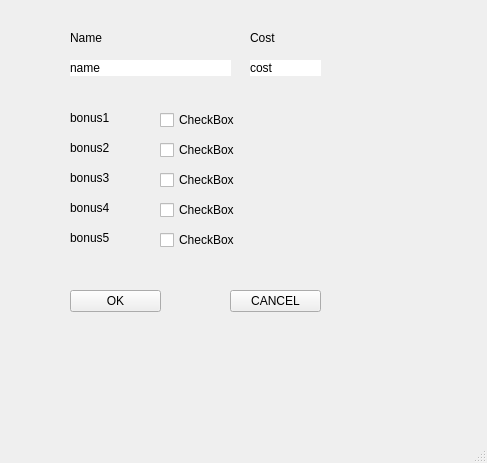
<?xml version="1.0" encoding="UTF-8"?>
<ui version="4.0">
 <class>LineInfanntryBonusWindow</class>
 <widget class="QMainWindow" name="LineInfanntryBonusWindow">
  <property name="geometry">
   <rect>
    <x>0</x>
    <y>0</y>
    <width>487</width>
    <height>463</height>
   </rect>
  </property>
  <property name="windowTitle">
   <string>MainWindow</string>
  </property>
  <widget class="QWidget" name="centralwidget">
   <widget class="QLabel" name="name">
    <property name="geometry">
     <rect>
      <x>70</x>
      <y>60</y>
      <width>161</width>
      <height>16</height>
     </rect>
    </property>
    <property name="styleSheet">
     <string notr="true">background-color: rgb(255, 255, 255);</string>
    </property>
    <property name="text">
     <string>name</string>
    </property>
   </widget>
   <widget class="QLabel" name="cost">
    <property name="geometry">
     <rect>
      <x>250</x>
      <y>60</y>
      <width>71</width>
      <height>16</height>
     </rect>
    </property>
    <property name="styleSheet">
     <string notr="true">background-color: rgb(255, 255, 255);</string>
    </property>
    <property name="text">
     <string>cost</string>
    </property>
   </widget>
   <widget class="QCheckBox" name="checkBox_1">
    <property name="geometry">
     <rect>
      <x>160</x>
      <y>110</y>
      <width>81</width>
      <height>20</height>
     </rect>
    </property>
    <property name="text">
     <string>CheckBox</string>
    </property>
   </widget>
   <widget class="QCheckBox" name="checkBox_2">
    <property name="geometry">
     <rect>
      <x>160</x>
      <y>140</y>
      <width>81</width>
      <height>20</height>
     </rect>
    </property>
    <property name="text">
     <string>CheckBox</string>
    </property>
   </widget>
   <widget class="QCheckBox" name="checkBox_3">
    <property name="geometry">
     <rect>
      <x>160</x>
      <y>170</y>
      <width>81</width>
      <height>20</height>
     </rect>
    </property>
    <property name="text">
     <string>CheckBox</string>
    </property>
   </widget>
   <widget class="QLabel" name="bonus1">
    <property name="geometry">
     <rect>
      <x>70</x>
      <y>110</y>
      <width>81</width>
      <height>16</height>
     </rect>
    </property>
    <property name="text">
     <string>bonus1</string>
    </property>
   </widget>
   <widget class="QLabel" name="bonus2">
    <property name="geometry">
     <rect>
      <x>70</x>
      <y>140</y>
      <width>81</width>
      <height>16</height>
     </rect>
    </property>
    <property name="text">
     <string>bonus2</string>
    </property>
   </widget>
   <widget class="QLabel" name="bonus3">
    <property name="geometry">
     <rect>
      <x>70</x>
      <y>170</y>
      <width>81</width>
      <height>16</height>
     </rect>
    </property>
    <property name="text">
     <string>bonus3</string>
    </property>
   </widget>
   <widget class="QToolButton" name="ok_button">
    <property name="geometry">
     <rect>
      <x>70</x>
      <y>290</y>
      <width>91</width>
      <height>22</height>
     </rect>
    </property>
    <property name="text">
     <string>OK</string>
    </property>
   </widget>
   <widget class="QToolButton" name="cancel_button">
    <property name="geometry">
     <rect>
      <x>230</x>
      <y>290</y>
      <width>91</width>
      <height>22</height>
     </rect>
    </property>
    <property name="text">
     <string>CANCEL</string>
    </property>
   </widget>
   <widget class="QLabel" name="label">
    <property name="geometry">
     <rect>
      <x>70</x>
      <y>30</y>
      <width>55</width>
      <height>16</height>
     </rect>
    </property>
    <property name="text">
     <string>Name</string>
    </property>
   </widget>
   <widget class="QLabel" name="label_2">
    <property name="geometry">
     <rect>
      <x>250</x>
      <y>30</y>
      <width>55</width>
      <height>16</height>
     </rect>
    </property>
    <property name="text">
     <string>Cost</string>
    </property>
   </widget>
   <widget class="QLabel" name="bonus4">
    <property name="geometry">
     <rect>
      <x>70</x>
      <y>200</y>
      <width>81</width>
      <height>16</height>
     </rect>
    </property>
    <property name="text">
     <string>bonus4</string>
    </property>
   </widget>
   <widget class="QCheckBox" name="checkBox_4">
    <property name="geometry">
     <rect>
      <x>160</x>
      <y>200</y>
      <width>81</width>
      <height>20</height>
     </rect>
    </property>
    <property name="text">
     <string>CheckBox</string>
    </property>
   </widget>
   <widget class="QLabel" name="bonus5">
    <property name="geometry">
     <rect>
      <x>70</x>
      <y>230</y>
      <width>81</width>
      <height>16</height>
     </rect>
    </property>
    <property name="text">
     <string>bonus5</string>
    </property>
   </widget>
   <widget class="QCheckBox" name="checkBox_5">
    <property name="geometry">
     <rect>
      <x>160</x>
      <y>230</y>
      <width>81</width>
      <height>20</height>
     </rect>
    </property>
    <property name="text">
     <string>CheckBox</string>
    </property>
   </widget>
  </widget>
  <widget class="QMenuBar" name="menubar">
   <property name="geometry">
    <rect>
     <x>0</x>
     <y>0</y>
     <width>487</width>
     <height>26</height>
    </rect>
   </property>
  </widget>
  <widget class="QStatusBar" name="statusbar"/>
 </widget>
 <resources/>
 <connections/>
</ui>
